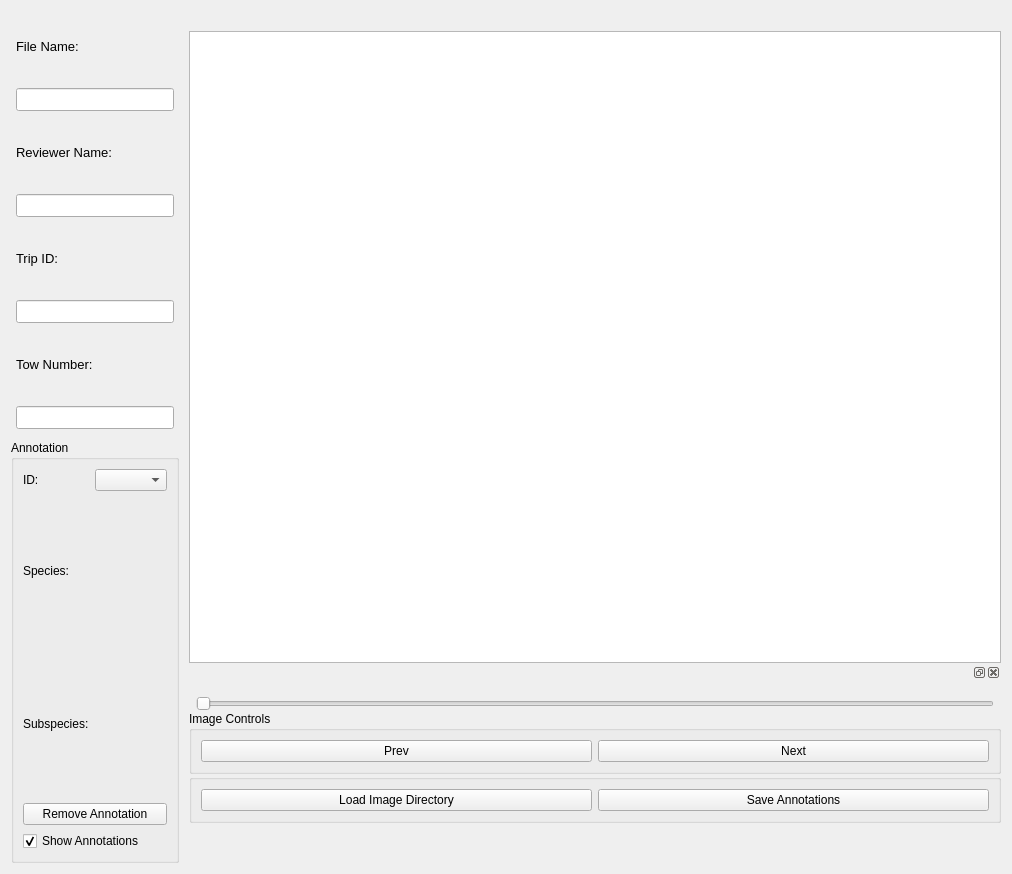
<?xml version="1.0" encoding="UTF-8"?>
<ui version="4.0">
 <class>MainWidget</class>
 <widget class="QWidget" name="MainWidget">
  <property name="geometry">
   <rect>
    <x>0</x>
    <y>0</y>
    <width>1012</width>
    <height>874</height>
   </rect>
  </property>
  <property name="windowTitle">
   <string>Form</string>
  </property>
  <property name="autoFillBackground">
   <bool>true</bool>
  </property>
  <layout class="QVBoxLayout" name="verticalLayout">
   <item>
    <layout class="QHBoxLayout" name="horizontalLayout_6" stretch="0,5">
     <property name="spacing">
      <number>0</number>
     </property>
     <item>
      <layout class="QVBoxLayout" name="sideBarLayout" stretch="0,0">
       <property name="spacing">
        <number>6</number>
       </property>
       <property name="leftMargin">
        <number>0</number>
       </property>
       <property name="topMargin">
        <number>0</number>
       </property>
       <property name="rightMargin">
        <number>10</number>
       </property>
       <item>
        <layout class="QVBoxLayout" name="verticalLayout_5">
         <property name="leftMargin">
          <number>5</number>
         </property>
         <property name="topMargin">
          <number>0</number>
         </property>
         <property name="rightMargin">
          <number>5</number>
         </property>
         <property name="bottomMargin">
          <number>5</number>
         </property>
         <item>
          <widget class="QLabel" name="fileNameLabel">
           <property name="sizePolicy">
            <sizepolicy hsizetype="MinimumExpanding" vsizetype="Preferred">
             <horstretch>0</horstretch>
             <verstretch>0</verstretch>
            </sizepolicy>
           </property>
           <property name="font">
            <font>
             <pointsize>10</pointsize>
            </font>
           </property>
           <property name="text">
            <string>File Name:</string>
           </property>
          </widget>
         </item>
         <item>
          <widget class="QLineEdit" name="fileNameValue">
           <property name="sizePolicy">
            <sizepolicy hsizetype="MinimumExpanding" vsizetype="Fixed">
             <horstretch>0</horstretch>
             <verstretch>0</verstretch>
            </sizepolicy>
           </property>
           <property name="font">
            <font>
             <pointsize>10</pointsize>
            </font>
           </property>
           <property name="focusPolicy">
            <enum>Qt::ClickFocus</enum>
           </property>
          </widget>
         </item>
         <item>
          <widget class="QLabel" name="reviwerNameLabel">
           <property name="sizePolicy">
            <sizepolicy hsizetype="MinimumExpanding" vsizetype="Preferred">
             <horstretch>0</horstretch>
             <verstretch>0</verstretch>
            </sizepolicy>
           </property>
           <property name="font">
            <font>
             <pointsize>10</pointsize>
            </font>
           </property>
           <property name="text">
            <string>Reviewer Name:</string>
           </property>
          </widget>
         </item>
         <item>
          <widget class="QLineEdit" name="reviewerNameValue">
           <property name="sizePolicy">
            <sizepolicy hsizetype="MinimumExpanding" vsizetype="Fixed">
             <horstretch>0</horstretch>
             <verstretch>0</verstretch>
            </sizepolicy>
           </property>
           <property name="minimumSize">
            <size>
             <width>0</width>
             <height>0</height>
            </size>
           </property>
           <property name="font">
            <font>
             <pointsize>10</pointsize>
            </font>
           </property>
          </widget>
         </item>
         <item>
          <widget class="QLabel" name="tripIDLabel">
           <property name="sizePolicy">
            <sizepolicy hsizetype="MinimumExpanding" vsizetype="Preferred">
             <horstretch>0</horstretch>
             <verstretch>0</verstretch>
            </sizepolicy>
           </property>
           <property name="font">
            <font>
             <pointsize>10</pointsize>
            </font>
           </property>
           <property name="text">
            <string>Trip ID:</string>
           </property>
          </widget>
         </item>
         <item>
          <widget class="QLineEdit" name="tripIDValue">
           <property name="sizePolicy">
            <sizepolicy hsizetype="MinimumExpanding" vsizetype="Fixed">
             <horstretch>0</horstretch>
             <verstretch>0</verstretch>
            </sizepolicy>
           </property>
           <property name="font">
            <font>
             <pointsize>10</pointsize>
            </font>
           </property>
          </widget>
         </item>
         <item>
          <widget class="QLabel" name="towIDLabel">
           <property name="sizePolicy">
            <sizepolicy hsizetype="MinimumExpanding" vsizetype="Preferred">
             <horstretch>0</horstretch>
             <verstretch>0</verstretch>
            </sizepolicy>
           </property>
           <property name="font">
            <font>
             <pointsize>10</pointsize>
            </font>
           </property>
           <property name="text">
            <string>Tow Number:</string>
           </property>
          </widget>
         </item>
         <item>
          <widget class="QLineEdit" name="towIDValue">
           <property name="sizePolicy">
            <sizepolicy hsizetype="MinimumExpanding" vsizetype="Fixed">
             <horstretch>0</horstretch>
             <verstretch>0</verstretch>
            </sizepolicy>
           </property>
           <property name="font">
            <font>
             <pointsize>10</pointsize>
            </font>
           </property>
          </widget>
         </item>
        </layout>
       </item>
       <item>
        <layout class="QVBoxLayout" name="verticalLayout_3">
         <item>
          <widget class="QGroupBox" name="groupBox">
           <property name="title">
            <string>Annotation</string>
           </property>
           <layout class="QGridLayout" name="gridLayout">
            <item row="2" column="2">
             <widget class="QLabel" name="subspeciesValue">
              <property name="text">
               <string/>
              </property>
             </widget>
            </item>
            <item row="1" column="2">
             <widget class="QLabel" name="speciesValue">
              <property name="text">
               <string/>
              </property>
             </widget>
            </item>
            <item row="5" column="1" colspan="2">
             <widget class="QPushButton" name="removeAnnotation">
              <property name="text">
               <string>Remove Annotation</string>
              </property>
             </widget>
            </item>
            <item row="0" column="2">
             <widget class="QComboBox" name="idSelection"/>
            </item>
            <item row="6" column="1" colspan="2">
             <widget class="QCheckBox" name="showAnnotations">
              <property name="text">
               <string>Show Annotations</string>
              </property>
              <property name="checked">
               <bool>true</bool>
              </property>
             </widget>
            </item>
            <item row="0" column="1">
             <widget class="QLabel" name="label">
              <property name="text">
               <string>ID:</string>
              </property>
             </widget>
            </item>
            <item row="1" column="1">
             <widget class="QLabel" name="label_2">
              <property name="text">
               <string>Species:</string>
              </property>
             </widget>
            </item>
            <item row="2" column="1">
             <widget class="QLabel" name="label_4">
              <property name="text">
               <string>Subspecies:</string>
              </property>
             </widget>
            </item>
           </layout>
          </widget>
         </item>
        </layout>
       </item>
      </layout>
     </item>
     <item>
      <layout class="QVBoxLayout" name="VideoLayout" stretch="0,10,0">
       <property name="spacing">
        <number>0</number>
       </property>
       <property name="sizeConstraint">
        <enum>QLayout::SetNoConstraint</enum>
       </property>
       <item>
        <layout class="QHBoxLayout" name="videoTitleLayout">
         <property name="spacing">
          <number>0</number>
         </property>
         <item>
          <spacer name="horizontalSpacer_3">
           <property name="orientation">
            <enum>Qt::Horizontal</enum>
           </property>
           <property name="sizeHint" stdset="0">
            <size>
             <width>40</width>
             <height>20</height>
            </size>
           </property>
          </spacer>
         </item>
        </layout>
       </item>
       <item>
        <layout class="QHBoxLayout" name="videoWindowLayout">
         <item>
          <widget class="QGraphicsView" name="imageWindow"/>
         </item>
        </layout>
       </item>
       <item>
        <widget class="QDockWidget" name="dockWidget">
         <property name="layoutDirection">
          <enum>Qt::LeftToRight</enum>
         </property>
         <widget class="QWidget" name="videoControlsDockWidget">
          <property name="layoutDirection">
           <enum>Qt::LeftToRight</enum>
          </property>
          <property name="autoFillBackground">
           <bool>false</bool>
          </property>
          <layout class="QVBoxLayout" name="verticalLayout_2">
           <property name="spacing">
            <number>0</number>
           </property>
           <property name="leftMargin">
            <number>0</number>
           </property>
           <property name="topMargin">
            <number>0</number>
           </property>
           <property name="rightMargin">
            <number>0</number>
           </property>
           <property name="bottomMargin">
            <number>0</number>
           </property>
           <item>
            <layout class="QVBoxLayout" name="videoControlLayout" stretch="0,0,0,0,0">
             <property name="spacing">
              <number>0</number>
             </property>
             <item>
              <widget class="QLabel" name="currentSpeed">
               <property name="text">
                <string/>
               </property>
               <property name="alignment">
                <set>Qt::AlignCenter</set>
               </property>
              </widget>
             </item>
             <item>
              <layout class="QHBoxLayout" name="videoSliderLayout">
               <property name="topMargin">
                <number>0</number>
               </property>
               <item>
                <widget class="QLabel" name="currentTime">
                 <property name="text">
                  <string/>
                 </property>
                </widget>
               </item>
               <item>
                <widget class="QSlider" name="imageSlider">
                 <property name="orientation">
                  <enum>Qt::Horizontal</enum>
                 </property>
                </widget>
               </item>
               <item>
                <widget class="QLabel" name="totalTime">
                 <property name="text">
                  <string/>
                 </property>
                </widget>
               </item>
              </layout>
             </item>
             <item>
              <widget class="QGroupBox" name="image_controls">
               <property name="title">
                <string>Image Controls</string>
               </property>
               <property name="flat">
                <bool>true</bool>
               </property>
               <property name="checkable">
                <bool>false</bool>
               </property>
               <layout class="QHBoxLayout" name="horizontalLayout_3">
                <item>
                 <widget class="QPushButton" name="prev">
                  <property name="enabled">
                   <bool>true</bool>
                  </property>
                  <property name="sizePolicy">
                   <sizepolicy hsizetype="Minimum" vsizetype="Fixed">
                    <horstretch>0</horstretch>
                    <verstretch>0</verstretch>
                   </sizepolicy>
                  </property>
                  <property name="minimumSize">
                   <size>
                    <width>0</width>
                    <height>0</height>
                   </size>
                  </property>
                  <property name="sizeIncrement">
                   <size>
                    <width>0</width>
                    <height>0</height>
                   </size>
                  </property>
                  <property name="focusPolicy">
                   <enum>Qt::NoFocus</enum>
                  </property>
                  <property name="text">
                   <string>Prev</string>
                  </property>
                 </widget>
                </item>
                <item>
                 <widget class="QPushButton" name="next">
                  <property name="text">
                   <string>Next</string>
                  </property>
                 </widget>
                </item>
               </layout>
              </widget>
             </item>
             <item>
              <widget class="QGroupBox" name="load_save_controls">
               <property name="title">
                <string/>
               </property>
               <layout class="QHBoxLayout" name="horizontalLayout_4">
                <item>
                 <widget class="QPushButton" name="loadImageDir">
                  <property name="minimumSize">
                   <size>
                    <width>80</width>
                    <height>0</height>
                   </size>
                  </property>
                  <property name="maximumSize">
                   <size>
                    <width>16777215</width>
                    <height>16777215</height>
                   </size>
                  </property>
                  <property name="text">
                   <string>Load Image Directory</string>
                  </property>
                 </widget>
                </item>
                <item>
                 <widget class="QPushButton" name="saveAnnotations">
                  <property name="text">
                   <string>Save Annotations</string>
                  </property>
                 </widget>
                </item>
               </layout>
              </widget>
             </item>
             <item>
              <spacer name="verticalSpacer_11">
               <property name="orientation">
                <enum>Qt::Vertical</enum>
               </property>
               <property name="sizeHint" stdset="0">
                <size>
                 <width>20</width>
                 <height>40</height>
                </size>
               </property>
              </spacer>
             </item>
            </layout>
           </item>
          </layout>
         </widget>
        </widget>
       </item>
      </layout>
     </item>
    </layout>
   </item>
  </layout>
 </widget>
 <resources/>
 <connections/>
</ui>
